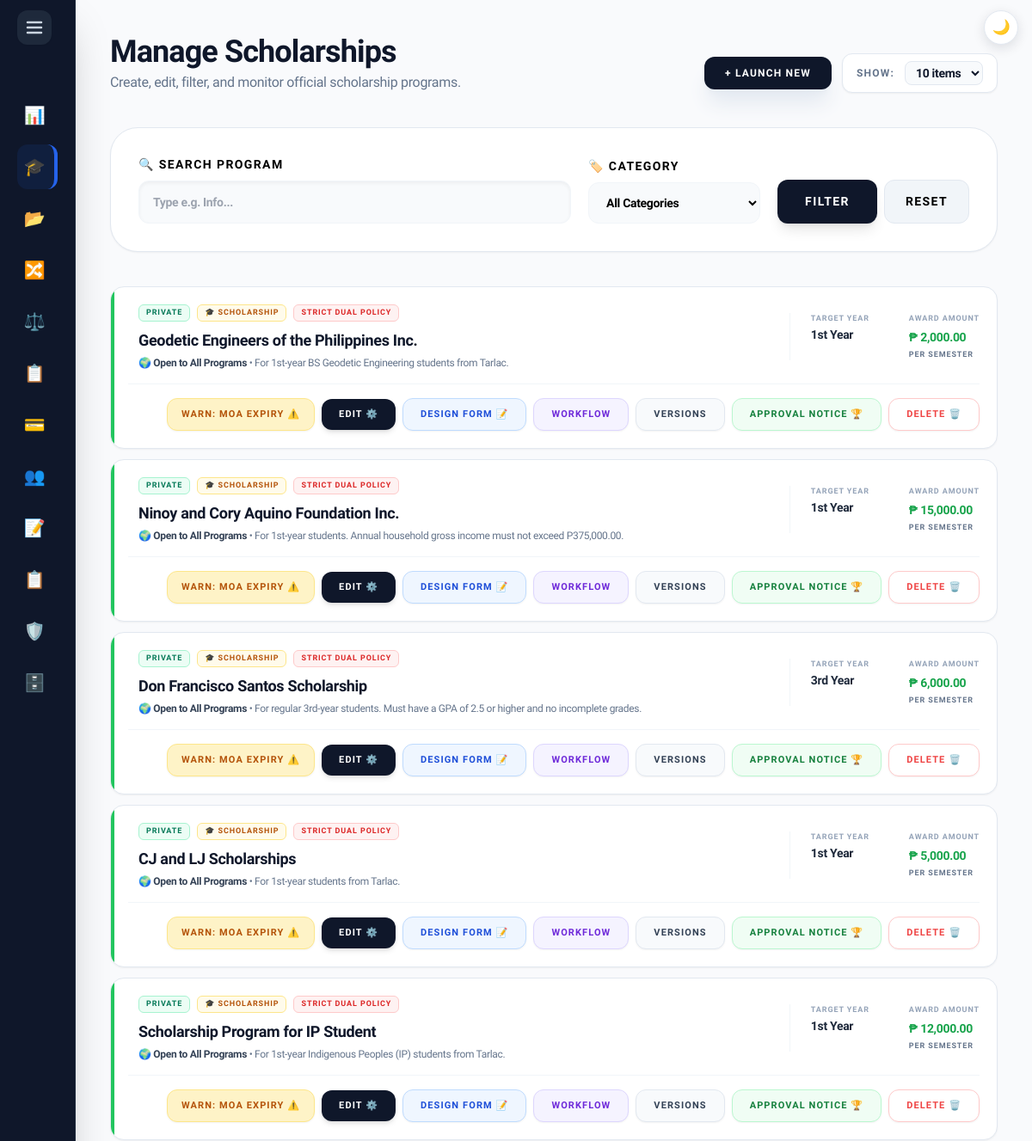
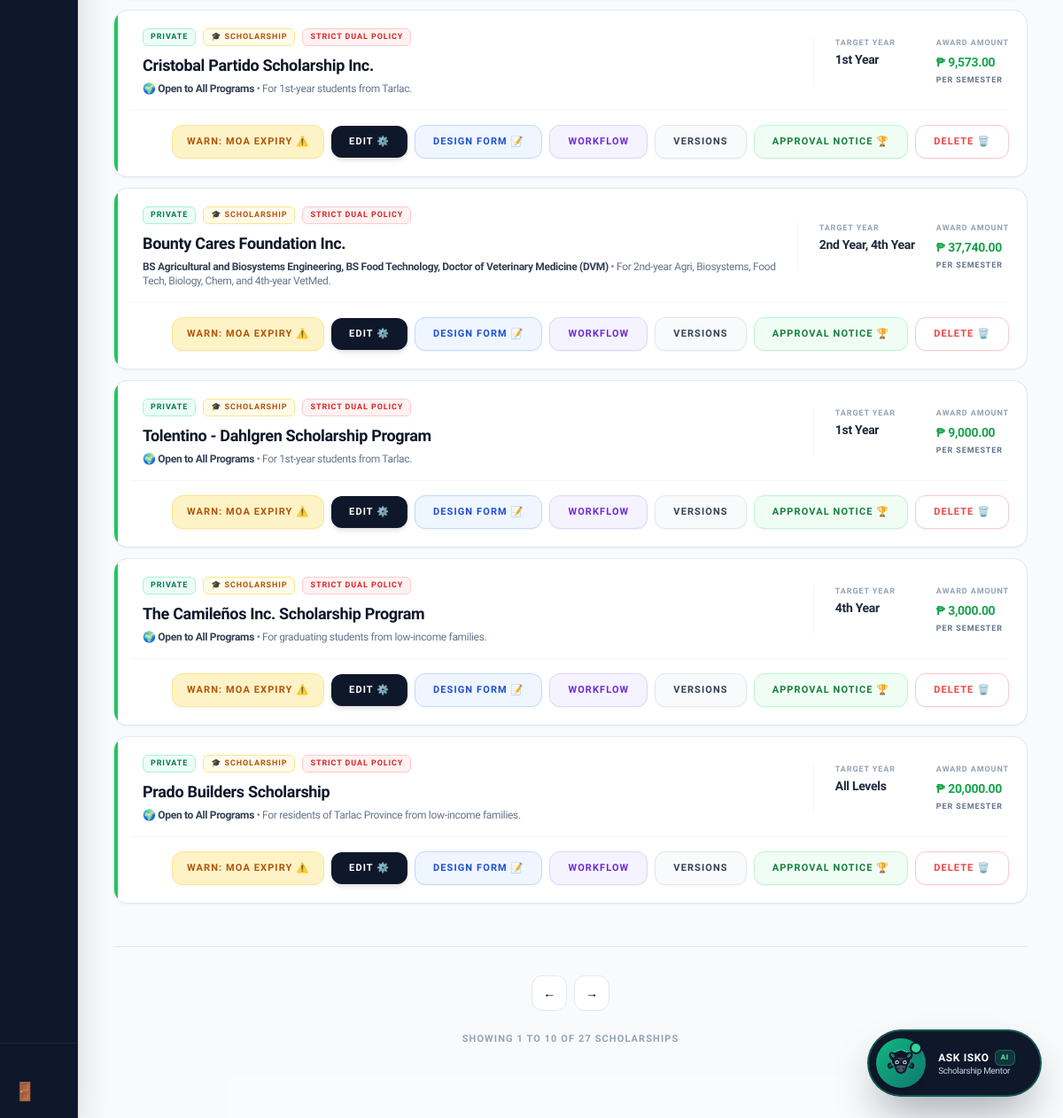
The app's page /super_admin/scholarships.php (signed in) with its own data (2 pictures, top to bottom).
### tables this page shows
CREATE TABLE `scholarship` (
  `ScholarshipID` int(11) NOT NULL AUTO_INCREMENT,
  `ProgramID` int(11) DEFAULT NULL,
  `YearLevel` varchar(50) DEFAULT NULL,
  `Name` varchar(150) NOT NULL,
  `Description` text DEFAULT NULL,
  `Deadline` date NOT NULL,
  `AwardAmount` decimal(10,2) DEFAULT NULL,
  `NumberOfSlots` int(11) DEFAULT NULL,
  `Status` varchar(20) DEFAULT 'Active',
  `MinimumGWA` decimal(4,2) DEFAULT 2.00,
  `CreatedBy` int(11) DEFAULT NULL,
  `GenderRequirement` varchar(20) NOT NULL DEFAULT 'Any',
  `ScholarshipType` enum('Private','Government') DEFAULT 'Private',
  `Category` varchar(50) NOT NULL DEFAULT 'Scholarship',
  `FormConfig` varchar(255) DEFAULT 'Academic,Family,Financial,Essay',
  `ReleaseFrequency` varchar(50) DEFAULT 'Per Semester',
  `AllowsDual` enum('Yes','No') NOT NULL DEFAULT 'No',
  `FormInstructions` text DEFAULT NULL,
  `FormUpdatedAt` datetime DEFAULT NULL,
  `FormTemplate` varchar(150) DEFAULT NULL,
  PRIMARY KEY (`ScholarshipID`),
  KEY `ProgramID` (`ProgramID`),
  KEY `fk_scholarship_creator` (`CreatedBy`),
  CONSTRAINT `fk_scholarship_creator` FOREIGN KEY (`CreatedBy`) REFERENCES `users` (`UserID`) ON DELETE SET NULL,
  CONSTRAINT `scholarship_ibfk_1` FOREIGN KEY (`ProgramID`) REFERENCES `program` (`ProgramID`) ON DELETE CASCADE
);

### includes/scholarship_categories.php (called while the page is built, shortened)
<?php
if (!function_exists('categoryLabel')) {
    function categoryLabel(?string $category): string {
        $category = $category ?: DEFAULT_SCHOLARSHIP_CATEGORY;
        return (SCHOLARSHIP_CATEGORIES[$category] ?? '🏷️') . ' ' . $category;
    }
}

### super_admin/scholarships.php (the view, shortened to what this page needs)
<?php
$is_super_admin = ($_SESSION['role'] === 'Super_Admin');
include '../includes/db_connect.php';
include '../includes/header.php';
if ($is_super_admin) {
    include file_exists('../includes/super_sidebar.php') ? '../includes/super_sidebar.php' : '../includes/super_admin_sidebar.php';
} else {
    include '../includes/external_sidebar.php';
}
$filter_program = isset($_GET['program']) ? trim($_GET['program']) : '';
require_once '../includes/scholarship_categories.php';
$scholarships = [];
try {
    $sql = "SELECT
                s.*,
                GROUP_CONCAT(DISTINCT sp.ProgramID) AS ProgramIDs,
                GROUP_CONCAT(DISTINCT p.ProgramName ORDER BY p.ProgramName SEPARATOR ', ') AS ProgramNames,
                GROUP_CONCAT(DISTINCT CONCAT(dr.RequirementID, '::', dr.DocumentName) SEPARATOR '||') AS Requirements,
                GROUP_CONCAT(DISTINCT CONCAT(sc.CriteriaID, '::', sc.CriteriaName) SEPARATOR '||') AS CriteriaList,
                GROUP_CONCAT(DISTINCT CONCAT(scf.FieldID, '::', scf.FieldName, '::', scf.FieldType, '::', COALESCE(scf.PDFFieldName, '')) SEPARATOR '||') AS CustomFields
            FROM scholarship s
            LEFT JOIN scholarship_programs sp ON sp.ScholarshipID = s.ScholarshipID
            LEFT JOIN program p ON p.ProgramID = sp.ProgramID
            LEFT JOIN document_requirement dr ON dr.ScholarshipID = s.ScholarshipID AND dr.IsActive = 1
            LEFT JOIN scholarship_criteria sc ON sc.ScholarshipID = s.ScholarshipID AND sc.IsActive = 1
            LEFT JOIN scholarship_custom_fields scf ON scf.ScholarshipID = s.ScholarshipID
            WHERE 1=1";
    $params = [];
    $sql .= " GROUP BY s.ScholarshipID ORDER BY s.ScholarshipID DESC";
    $scholarships_stmt = $pdo->prepare($sql);
    $scholarships_stmt->execute($params);
    $scholarships = $scholarships_stmt->fetchAll(PDO::FETCH_ASSOC);
} catch (PDOException $e) {
    $scholarships = [];
}
?>
<main class="flex-1 p-5 lg:p-10 lg:ml-72 bg-slate-50/50 min-h-screen transition-all duration-300">
    <header class="mb-8 lg:mb-10 flex flex-col sm:flex-row sm:items-end justify-between gap-4">
        <div>
            <h2 class="text-3xl lg:text-4xl font-black text-slate-900 tracking-tight">Manage Scholarships</h2>
            <p class="text-slate-500 text-sm lg:text-base font-medium mt-1">Create, edit, filter, and monitor official scholarship programs.</p>
        </div>
        <div class="flex items-center gap-3">
            <button onclick="openCreateModal()" class="bg-slate-900 text-white px-6 py-2.5 rounded-xl font-black text-[12px] uppercase tracking-widest hover:bg-blue-600 transition-all shadow-xl shadow-slate-200 active:scale-[0.98]">
                + Launch New
            </button>
            <div class="flex items-center gap-3 bg-white px-4 py-2 rounded-xl border border-slate-200 shadow-sm shrink-0">
                <span class="text-xs font-bold text-slate-500 uppercase tracking-widest hidden sm:inline">Show:</span>
                <select id="itemsPerPage" onchange="changeItemsPerPage()" class="bg-slate-50 border border-slate-200 text-slate-900 text-sm font-bold rounded-lg focus:ring-green-500 focus:border-green-500 block px-2 py-1 outline-none cursor-pointer">
                    <option value="10" selected>10 items</option>
                </select>
            </div>
        </div>
    </header>
    <div class="bg-white p-6 lg:p-8 rounded-[1.5rem] lg:rounded-[2rem] border border-slate-200 shadow-sm mb-10">
        <form method="GET" class="flex flex-wrap items-end gap-5">
            <div class="flex-1 min-w-[150px]">
                <label class="block text-[14px] font-black text-black uppercase tracking-widest mb-2">🔍 Search Program</label>
                <input type="search" name="program" list="programList" value="<?= htmlspecialchars($filter_program) ?>" placeholder="Type e.g. Info..." class="w-full bg-slate-50 border border-slate-100 px-4 py-3.5 rounded-xl font-bold text-sm text-black outline-none focus:ring-2 focus:ring-blue-500/20 focus:bg-white shadow-inner">
            </div>
            <div class="w-full sm:w-auto sm:min-w-[200px]">
                <label class="block text-[14px] font-black text-black uppercase tracking-widest mb-2">🏷️ Category</label>
                <select name="category" class="w-full bg-slate-50 border border-slate-100 px-4 py-3.5 rounded-xl font-bold text-sm text-black outline-none focus:border-blue-500 transition-all cursor-pointer">
                    <option value="">All Categories</option>
                </select>
            </div>
            <div class="flex gap-2 w-full sm:w-auto mt-2 sm:mt-0">
                <button type="submit" class="flex-1 sm:flex-none bg-slate-900 text-white px-8 py-3.5 rounded-xl font-black text-[14px] uppercase tracking-widest hover:bg-blue-600 transition-all shadow-lg">Filter</button>
                <a href="scholarships.php" class="flex-1 sm:flex-none flex items-center justify-center bg-slate-100 text-black px-6 py-3.5 rounded-xl font-black text-[14px] uppercase tracking-widest hover:bg-slate-200 transition-all border border-slate-200">Reset</a>
            </div>
        </form>
    </div>
    <div id="scholarshipsGrid" class="flex flex-col gap-3">
        <?php foreach($scholarships as $s): ?>
            <div class="scholarship-card bg-white rounded-2xl border border-slate-200 shadow-sm hover:shadow-md hover:border-blue-300 transition-all flex flex-col p-5 group relative overflow-hidden">
                <div class="absolute top-0 left-0 w-1 h-full <?= $s['Status'] === 'Active' ? 'bg-green-500' : 'bg-slate-300' ?>"></div>
                <div class="flex flex-col md:flex-row md:items-center gap-4 pl-3">
                    <div class="flex-1 min-w-0">
                        <div class="flex items-center gap-2 mb-2 flex-wrap">
                            <span class="bg-emerald-50 text-emerald-700 px-2 py-0.5 rounded-md text-[9px] font-black uppercase tracking-widest border border-emerald-200 shrink-0">
                                <?= htmlspecialchars($s['ScholarshipType'] ?? 'Private') ?>
                            </span>
                            <span class="bg-amber-50 text-amber-700 px-2 py-0.5 rounded-md text-[9px] font-black uppercase tracking-widest border border-amber-200 shrink-0">
                                <?= htmlspecialchars(categoryLabel($s['Category'] ?? null)) ?>
                            </span>
                            <?php if($s['AllowsDual'] === 'No'): ?>
                                <span class="bg-red-50 text-red-600 px-2 py-0.5 rounded-md text-[9px] font-black uppercase tracking-widest border border-red-200 shrink-0">Strict Dual Policy</span>
                            <?php endif; ?>
                        </div>
                        <h4 class="text-base lg:text-lg font-black text-slate-900 leading-snug line-clamp-2" title="<?= htmlspecialchars($s['Name']) ?>"><?= htmlspecialchars($s['Name']) ?></h4>
                        <p class="mt-1 text-xs font-medium text-slate-500 line-clamp-2">
                            <span class="text-slate-700 font-bold"><?= htmlspecialchars($s['ProgramNames'] ?: '🌍 Open to All Programs') ?></span>
                            <?php if (trim((string) $s['Description']) !== ''): ?><span class="hidden md:inline"> • <?= htmlspecialchars($s['Description']) ?></span><?php endif; ?>
                        </p>
                    </div>
                    <div class="flex items-start gap-6 md:pl-6 md:border-l border-slate-100 shrink-0">
                        <div class="min-w-[90px]">
                            <span class="text-[9px] font-bold text-slate-400 uppercase tracking-widest block mb-0.5">Target Year</span>
                            <span class="text-sm font-black text-slate-800 block max-w-[160px] leading-snug"><?= htmlspecialchars($s['YearLevel'] ?: 'All Levels') ?></span>
                        </div>
                        <div>
                            <span class="text-[9px] font-bold text-slate-400 uppercase tracking-widest block mb-0.5">Award Amount</span>
                            <span class="text-sm font-black text-green-600 whitespace-nowrap">₱ <?= number_format($s['AwardAmount'], 2) ?></span>
                            <span class="text-[9px] font-bold text-slate-500 uppercase tracking-widest block mt-0.5"><?= htmlspecialchars($s['ReleaseFrequency'] ?? 'Per Semester') ?></span>
                        </div>
                    </div>
                </div>
                <div class="mt-4 pt-4 pl-3 border-t border-slate-100 flex flex-wrap items-center justify-end gap-2">
                    <?php if ($is_super_admin): ?>
                        <form action="../actions/process_crud.php" method="POST" class="m-0" onsubmit="return confirm('Send an official MOA Deactivation warning to the External Admin?');">
                            <button type="submit" class="bg-amber-100 border border-amber-200 text-amber-700 hover:bg-amber-500 hover:text-white px-4 py-2.5 rounded-xl text-[11px] font-black uppercase tracking-widest transition-all shadow-sm active:scale-95 shrink-0 whitespace-nowrap">
                                Warn: MOA Expiry ⚠️
                            </button>
                        </form>
                    <?php endif; ?>
                    <button type="button"
                        data-id="<?= $s['ScholarshipID'] ?>"
                        data-name="<?= htmlspecialchars($s['Name'] ?? '', ENT_QUOTES) ?>"
                        data-desc="<?= htmlspecialchars($s['Description'] ?? '', ENT_QUOTES) ?>"
                        data-amount="<?= $s['AwardAmount'] ?? 0 ?>"
                        data-release="<?= htmlspecialchars($s['ReleaseFrequency'] ?? 'Per Semester', ENT_QUOTES) ?>"
                        data-gpa="<?= $s['MinimumGWA'] ?? 2.00 ?>"
                        data-deadline="<?= $s['Deadline'] ?? '' ?>"
                        data-programs="<?= htmlspecialchars($s['ProgramIDs'] ?? '', ENT_QUOTES) ?>"
                        data-year="<?= htmlspecialchars($s['YearLevel'] ?? '', ENT_QUOTES) ?>"
                        data-status="<?= htmlspecialchars($s['Status'] ?? '', ENT_QUOTES) ?>"
                        data-slots="<?= htmlspecialchars($s['NumberOfSlots'] ?? '', ENT_QUOTES) ?>"
                        data-requirements="<?= htmlspecialchars($s['Requirements'] ?? '', ENT_QUOTES) ?>"
                        data-criteria="<?= htmlspecialchars($s['CriteriaList'] ?? '', ENT_QUOTES) ?>"
                        data-customfields="<?= htmlspecialchars($s['CustomFields'] ?? '', ENT_QUOTES) ?>"
                        data-gender="<?= htmlspecialchars($s['GenderRequirement'] ?? 'Any', ENT_QUOTES) ?>"
                        data-type="<?= htmlspecialchars($s['ScholarshipType'] ?? 'Private', ENT_QUOTES) ?>"
                        data-category="<?= htmlspecialchars($s['Category'] ?? DEFAULT_SCHOLARSHIP_CATEGORY, ENT_QUOTES) ?>"
                        data-dual="<?= htmlspecialchars($s['AllowsDual'] ?? 'No', ENT_QUOTES) ?>"
                        onclick="openEditModal(this)"
                        class="bg-slate-900 text-white hover:bg-blue-600 px-5 py-2.5 rounded-xl text-[11px] font-black uppercase tracking-widest transition-all shadow-md active:scale-95 shrink-0 whitespace-nowrap">
                        Edit ⚙️
                    </button>
                    <a href="form_builder.php?id=<?= (int) $s['ScholarshipID'] ?>" class="bg-blue-50 text-blue-700 border border-blue-200 hover:bg-blue-600 hover:text-white px-5 py-2.5 rounded-xl text-[11px] font-black uppercase tracking-widest transition-all shadow-sm active:scale-95 shrink-0 whitespace-nowrap" title="Design the application form students fill in">
                        Design Form 📝
                    </a>
                    <a href="workflow_builder.php?id=<?= (int) $s['ScholarshipID'] ?>" class="bg-violet-50 text-violet-700 border border-violet-200 hover:bg-violet-600 hover:text-white px-5 py-2.5 rounded-xl text-[11px] font-black uppercase tracking-widest transition-all shadow-sm active:scale-95 shrink-0 whitespace-nowrap" title="Configure sponsor-specific approval stages">Workflow</a>
                    <a href="configuration_versions.php?id=<?= (int) $s['ScholarshipID'] ?>" class="bg-slate-50 text-slate-700 border border-slate-200 hover:bg-slate-800 hover:text-white px-5 py-2.5 rounded-xl text-[11px] font-black uppercase tracking-widest transition-all shadow-sm active:scale-95 shrink-0 whitespace-nowrap" title="View immutable requirements and form versions">Versions</a>
                    <a href="award_notice.php?id=<?= (int) $s['ScholarshipID'] ?>" class="bg-green-50 text-green-700 border border-green-200 hover:bg-green-600 hover:text-white px-5 py-2.5 rounded-xl text-[11px] font-black uppercase tracking-widest transition-all shadow-sm active:scale-95 shrink-0 whitespace-nowrap" title="What approved scholars must still submit (sent with their Approval Notice)">
                        Approval Notice 🏆
                    </a>
                    <form action="../actions/process_crud.php" method="POST" class="m-0" onsubmit="return confirm('Are you sure you want to permanently delete this scholarship? All applications and dynamic forms attached to it will be wiped out.');">
                        <button type="submit" class="bg-white border border-red-200 text-red-500 hover:bg-red-500 hover:text-white px-5 py-2.5 rounded-xl text-[11px] font-black uppercase tracking-widest transition-all shadow-sm active:scale-95 shrink-0 whitespace-nowrap">
                            Delete 🗑️
                        </button>
                    </form>
                </div>
            </div>
        <?php endforeach; ?>
    </div>
    <div class="flex flex-col items-center justify-center mt-12 gap-4 border-t border-slate-200 pt-8 pb-10">
        <div id="paginationControls" class="flex flex-wrap justify-center gap-2"></div>
        <div id="pageInfo" class="text-[11px] font-black text-slate-400 uppercase tracking-widest text-center mt-2"></div>
    </div>
</main>
<?php include '../includes/footer.php'; ?>

### includes/header.php (style rules this page uses)
:root { --sidebar-width: 5.5rem; --transition-speed: 0.38s; --transition-curve: cubic-bezier(0.22, 1, 0.36, 1); }
body { font-family: 'Plus Jakarta Sans', sans-serif; letter-spacing: -0.02em; overflow-x: hidden; }
main { margin-left: var(--sidebar-width) !important; width: calc(100vw - var(--sidebar-width)); }
main[class] { transition: margin-left var(--transition-speed) var(--transition-curve), width var(--transition-speed) var(--transition-curve); }

### records on screen
scholarship: ScholarshipType "PRIVATE", Category "🎓 SCHOLARSHIP", AllowsDual "STRICT DUAL POLICY", Name "Geodetic Engineers of the Philippines Inc.", ProgramNames "🌍 Open to All Programs", Description "For 1st-year BS Geodetic Engineering students from Tarlac.", YearLevel "1st Year", AwardAmount "2,000.00", ReleaseFrequency "PER SEMESTER"
scholarship: ScholarshipType "PRIVATE", Category "🎓 SCHOLARSHIP", AllowsDual "STRICT DUAL POLICY", Name "Ninoy and Cory Aquino Foundation Inc.", ProgramNames "🌍 Open to All Programs", Description "For 1st-year students. Annual household gross income must not exceed P375,000.00.", YearLevel "1st Year", AwardAmount "15,000.00", ReleaseFrequency "PER SEMESTER"
scholarship: ScholarshipType "PRIVATE", Category "🎓 SCHOLARSHIP", AllowsDual "STRICT DUAL POLICY", Name "Don Francisco Santos Scholarship", ProgramNames "🌍 Open to All Programs", Description "For regular 3rd-year students. Must have a GPA of 2.5 or higher and no incomplete grades.", YearLevel "3rd Year", AwardAmount "6,000.00", ReleaseFrequency "PER SEMESTER"
scholarship: ScholarshipType "PRIVATE", Category "🎓 SCHOLARSHIP", AllowsDual "STRICT DUAL POLICY", Name "CJ and LJ Scholarships", ProgramNames "🌍 Open to All Programs", Description "For 1st-year students from Tarlac.", YearLevel "1st Year", AwardAmount "5,000.00", ReleaseFrequency "PER SEMESTER"
scholarship: ScholarshipType "PRIVATE", Category "🎓 SCHOLARSHIP", AllowsDual "STRICT DUAL POLICY", Name "Scholarship Program for IP Student", ProgramNames "🌍 Open to All Programs", Description "For 1st-year Indigenous Peoples (IP) students from Tarlac.", YearLevel "1st Year", AwardAmount "12,000.00", ReleaseFrequency "PER SEMESTER"
scholarship: ScholarshipType "PRIVATE", Category "🎓 SCHOLARSHIP", AllowsDual "STRICT DUAL POLICY", Name "Cristobal Partido Scholarship Inc.", ProgramNames "🌍 Open to All Programs", Description "For 1st-year students from Tarlac.", YearLevel "1st Year", AwardAmount "9,573.00", ReleaseFrequency "PER SEMESTER"
scholarship: ScholarshipType "PRIVATE", Category "🎓 SCHOLARSHIP", AllowsDual "STRICT DUAL POLICY", Name "Bounty Cares Foundation Inc.", ProgramNames "BS Agricultural and Biosystems Engineering, BS Food Technology, Doctor of Veterinary Medicine (DVM)", Description "For 2nd-year Agri, Biosystems, Food Tech, Biology, Chem, and 4th-year VetMed.", YearLevel "2nd Year, 4th Year", AwardAmount "37,740.00", ReleaseFrequency "PER SEMESTER"
scholarship: ScholarshipType "PRIVATE", Category "🎓 SCHOLARSHIP", AllowsDual "STRICT DUAL POLICY", Name "Tolentino - Dahlgren Scholarship Program", ProgramNames "🌍 Open to All Programs", Description "For 1st-year students from Tarlac.", YearLevel "1st Year", AwardAmount "9,000.00", ReleaseFrequency "PER SEMESTER"
scholarship: ScholarshipType "PRIVATE", Category "🎓 SCHOLARSHIP", AllowsDual "STRICT DUAL POLICY", Name "The Camileños Inc. Scholarship Program", ProgramNames "🌍 Open to All Programs", Description "For graduating students from low-income families.", YearLevel "4th Year", AwardAmount "3,000.00", ReleaseFrequency "PER SEMESTER"
scholarship: ScholarshipType "PRIVATE", Category "🎓 SCHOLARSHIP", AllowsDual "STRICT DUAL POLICY", Name "Prado Builders Scholarship", ProgramNames "🌍 Open to All Programs", Description "For residents of Tarlac Province from low-income families.", YearLevel "All Levels", AwardAmount "20,000.00", ReleaseFrequency "PER SEMESTER"

### other values on screen
$item[1] "📊"
$item[1] "🎓"
$item[1] "📂"
$item[1] "🔀"
$item[1] "⚖️"
$item[1] "📋"
$item[1] "💳"
$item[1] "👥"
$item[1] "📝"
$item[1] "🛡️"
$item[1] "🗄️"
